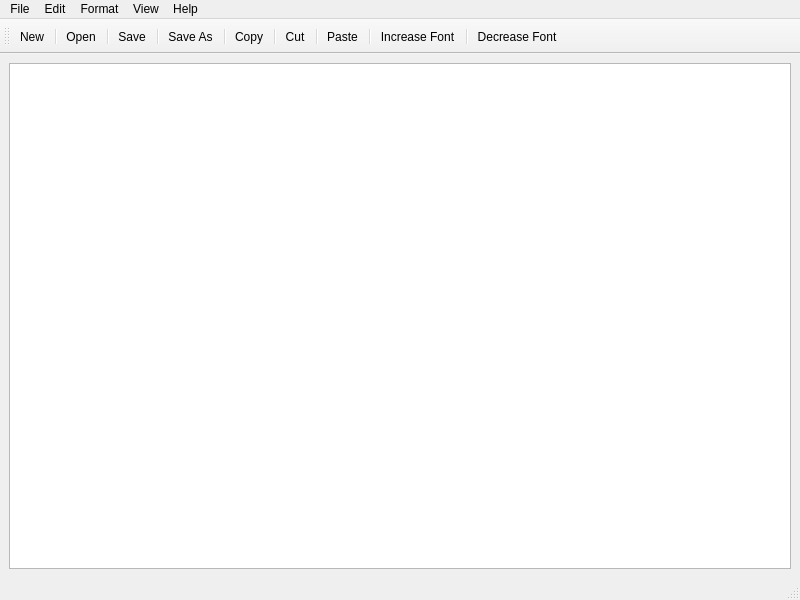
<?xml version="1.0" encoding="UTF-8"?>
<ui version="4.0">
 <class>TextWindow</class>
 <widget class="QMainWindow" name="TextWindow">
  <property name="geometry">
   <rect>
    <x>0</x>
    <y>0</y>
    <width>800</width>
    <height>600</height>
   </rect>
  </property>
  <property name="windowTitle">
   <string>Text Editor</string>
  </property>
  <property name="windowIcon">
   <iconset resource="resources/resources.qrc">
    <normaloff>:/icons/text_editor.png</normaloff>:/icons/text_editor.png</iconset>
  </property>
  <widget class="QWidget" name="centralwidget">
   <layout class="QGridLayout" name="gridLayout">
    <item row="0" column="0">
     <widget class="QPlainTextEdit" name="plainTextEdit">
      <property name="font">
       <font>
        <pointsize>10</pointsize>
       </font>
      </property>
     </widget>
    </item>
   </layout>
  </widget>
  <widget class="QMenuBar" name="menubar">
   <property name="geometry">
    <rect>
     <x>0</x>
     <y>0</y>
     <width>800</width>
     <height>26</height>
    </rect>
   </property>
   <widget class="QMenu" name="menuFile">
    <property name="title">
     <string>File</string>
    </property>
   </widget>
   <widget class="QMenu" name="menuEdit">
    <property name="title">
     <string>Edit</string>
    </property>
   </widget>
   <widget class="QMenu" name="menuFormat">
    <property name="title">
     <string>Format</string>
    </property>
   </widget>
   <widget class="QMenu" name="menuView">
    <property name="title">
     <string>View</string>
    </property>
   </widget>
   <widget class="QMenu" name="menuHelp">
    <property name="title">
     <string>Help</string>
    </property>
   </widget>
   <addaction name="menuFile"/>
   <addaction name="menuEdit"/>
   <addaction name="menuFormat"/>
   <addaction name="menuView"/>
   <addaction name="menuHelp"/>
  </widget>
  <widget class="QStatusBar" name="statusbar"/>
  <widget class="QToolBar" name="toolBar">
   <property name="sizePolicy">
    <sizepolicy hsizetype="Preferred" vsizetype="Preferred">
     <horstretch>0</horstretch>
     <verstretch>0</verstretch>
    </sizepolicy>
   </property>
   <property name="minimumSize">
    <size>
     <width>0</width>
     <height>35</height>
    </size>
   </property>
   <property name="windowTitle">
    <string>toolBar</string>
   </property>
   <attribute name="toolBarArea">
    <enum>TopToolBarArea</enum>
   </attribute>
   <attribute name="toolBarBreak">
    <bool>false</bool>
   </attribute>
   <addaction name="actionNew"/>
   <addaction name="separator"/>
   <addaction name="actionOpen"/>
   <addaction name="separator"/>
   <addaction name="actionSave"/>
   <addaction name="separator"/>
   <addaction name="actionSave_As"/>
   <addaction name="separator"/>
   <addaction name="actionCopy"/>
   <addaction name="separator"/>
   <addaction name="actionCut"/>
   <addaction name="separator"/>
   <addaction name="actionPaste"/>
   <addaction name="separator"/>
   <addaction name="actionIncrease_Font"/>
   <addaction name="separator"/>
   <addaction name="actionDecrease_Font"/>
  </widget>
  <action name="actionNew">
   <property name="icon">
    <iconset resource="resources/resources.qrc">
     <normaloff>:/icons/new.png</normaloff>:/icons/new.png</iconset>
   </property>
   <property name="text">
    <string>New</string>
   </property>
  </action>
  <action name="actionOpen">
   <property name="icon">
    <iconset resource="resources/resources.qrc">
     <normaloff>:/icons/open.png</normaloff>:/icons/open.png</iconset>
   </property>
   <property name="text">
    <string>Open</string>
   </property>
  </action>
  <action name="actionSave">
   <property name="icon">
    <iconset resource="resources/resources.qrc">
     <normaloff>:/icons/save.png</normaloff>:/icons/save.png</iconset>
   </property>
   <property name="text">
    <string>Save</string>
   </property>
  </action>
  <action name="actionSave_As">
   <property name="icon">
    <iconset resource="resources/resources.qrc">
     <normaloff>:/icons/save as.png</normaloff>:/icons/save as.png</iconset>
   </property>
   <property name="text">
    <string>Save As</string>
   </property>
  </action>
  <action name="actionCopy">
   <property name="icon">
    <iconset resource="resources/resources.qrc">
     <normaloff>:/icons/copy.png</normaloff>:/icons/copy.png</iconset>
   </property>
   <property name="text">
    <string>Copy</string>
   </property>
  </action>
  <action name="actionCut">
   <property name="icon">
    <iconset resource="resources/resources.qrc">
     <normaloff>:/icons/cut.png</normaloff>:/icons/cut.png</iconset>
   </property>
   <property name="text">
    <string>Cut</string>
   </property>
  </action>
  <action name="actionPaste">
   <property name="icon">
    <iconset resource="resources/resources.qrc">
     <normaloff>:/icons/paste.png</normaloff>:/icons/paste.png</iconset>
   </property>
   <property name="text">
    <string>Paste</string>
   </property>
  </action>
  <action name="actionIncrease_Font">
   <property name="icon">
    <iconset resource="resources/resources.qrc">
     <normaloff>:/icons/Increase Font.png</normaloff>:/icons/Increase Font.png</iconset>
   </property>
   <property name="text">
    <string>Increase Font</string>
   </property>
  </action>
  <action name="actionDecrease_Font">
   <property name="icon">
    <iconset resource="resources/resources.qrc">
     <normaloff>:/icons/Decrease Font.png</normaloff>:/icons/Decrease Font.png</iconset>
   </property>
   <property name="text">
    <string>Decrease Font</string>
   </property>
  </action>
 </widget>
 <resources>
  <include location="resources/resources.qrc"/>
 </resources>
 <connections/>
</ui>
